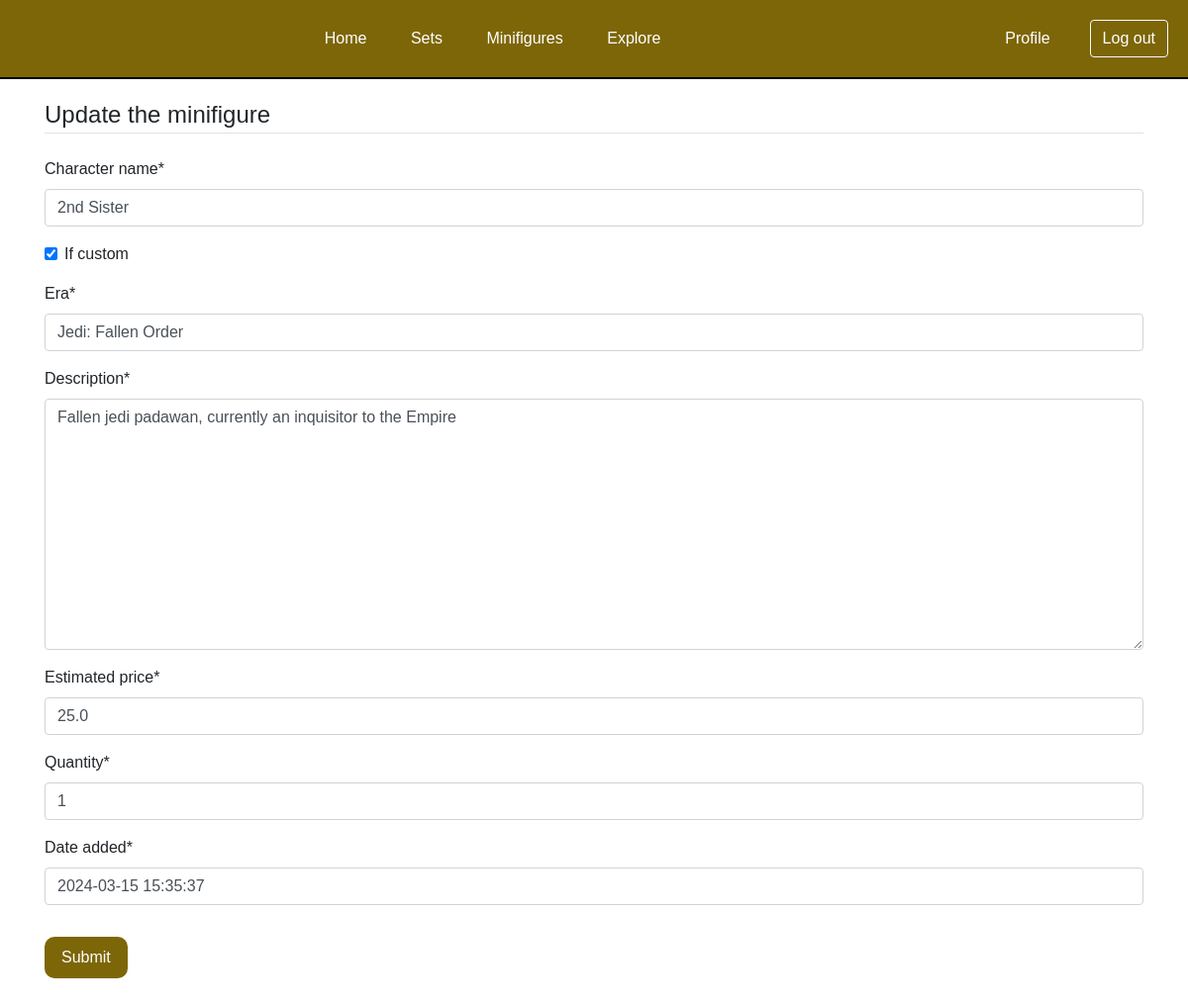
/brickonomy/minifigure_post/2/update/ (signed in), run on the app's committed database.
### home/models.py (models this page shows, shortened)
class Minifigure(models.Model):
    character_name = models.CharField(max_length=30)
    if_custom = models.BooleanField()
    era = models.CharField(max_length=15)
    description = models.TextField()
    estimated_price = models.FloatField()
    quantity = models.IntegerField()
    date_added = models.DateTimeField(default=timezone.now)
    owner = models.ForeignKey(User, on_delete=models.CASCADE)
    owner_name = models.CharField(max_length=20, default='default_user')

### home/views.py (the view, shortened to what this page needs)
# urls.py: path('minifigure_post/<int:pk>/update/', views.MinifigureUpdateView.as_view(), name="minifigures-update"),
class MinifigureUpdateView(LoginRequiredMixin, UserPassesTestMixin, UpdateView):
    model = Minifigure
    fields = ['character_name', 'if_custom', 'era', 'description', 'estimated_price',
              'quantity', 'date_added']
    login_url = reverse_lazy('login')
    template_name = 'home/minifigure_update.html'
    def test_func(self):
        post = self.get_object()
        if self.request.user == post.owner:
            return True
        return False

### home/templates/home/minifigure_update.html
{% extends "home/minifigure_form.html" %}
{% block content1 %}
    <legend class='border-bottom mb-4'>
        Update the minifigure
    </legend>
{% endblock content1 %}

### home/templates/home/minifigure_form.html (shortened to what this page needs)
{% extends "home/base.html" %}
{% load crispy_forms_filters %}
{% load crispy_forms_tags %}
{% block content %}
    <div style="height: 20px"></div>
    <div class="content-section">
        <form method="POST">
            <fieldset class="form-group">
                {% block content1 %}{% endblock content1 %}
                {{ form|crispy }}
            </fieldset>
            <div class="form-group">
                <button class="custom-btn btn-outline-light" type="submit">Submit</button>
            </div>
            <div style="height: 20px"></div>
        </form>
    </div>
{% endblock content%}

### home/templates/home/base.html (style rules this page uses)
body { margin: 0; padding: 0; font-family: Arial, sans-serif; }

### home/templates/home/minifigure_form.html (style rules this page uses)
.custom-btn { color: white; background-color: #7d6608; padding: 7px 15px; transition: background-color 0.3s; border-radius: 10px; border-color: transparent; }

### data on the page
Minifigure: character_name "2nd Sister", if_custom "☑", era "Jedi: Fallen Order", description "Fallen jedi padawan, currently an inquisitor to the Empire", estimated_price "25.0", quantity "1", date_added "2024-03-15 15:35:37"
